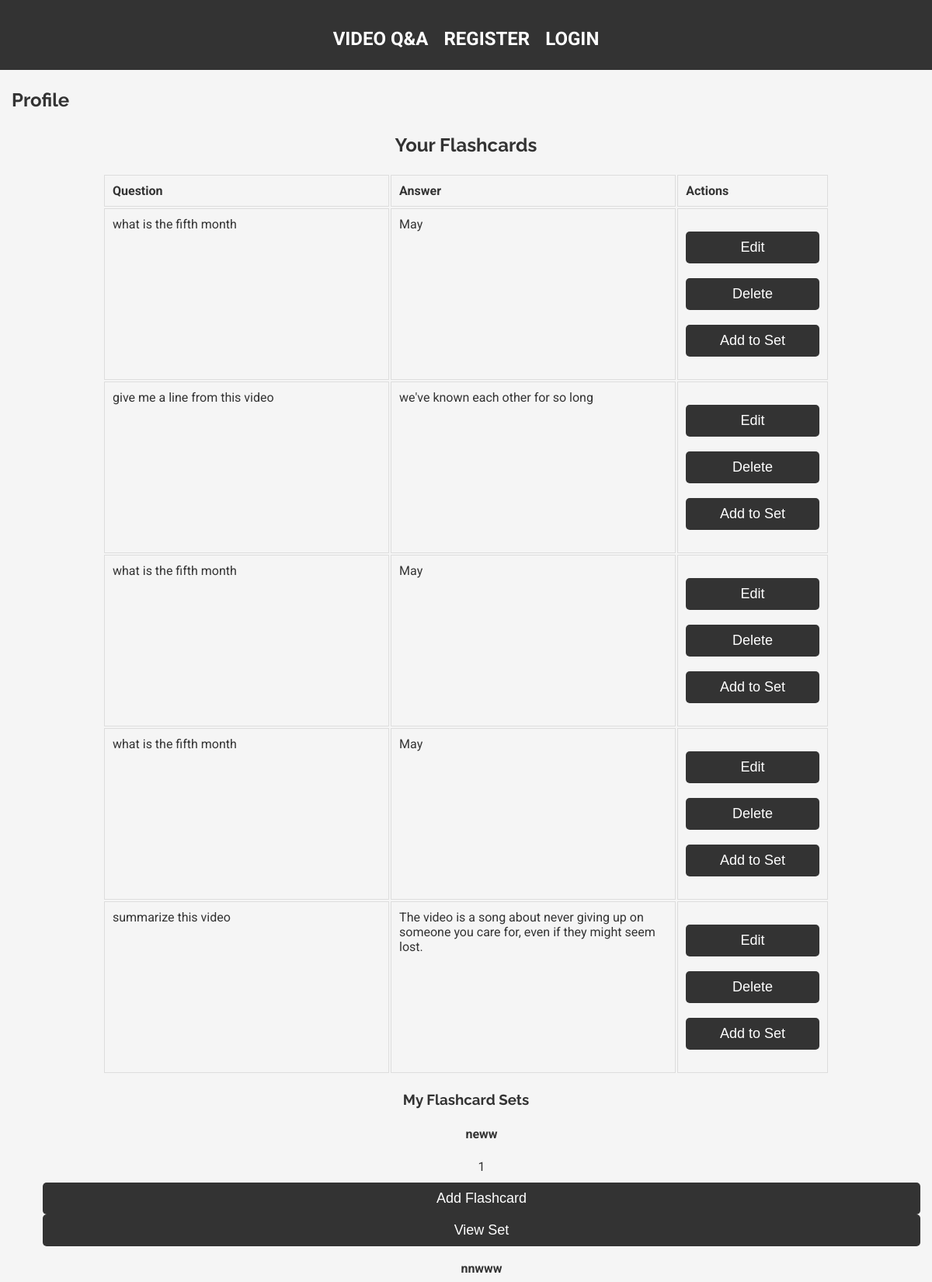
The app's page /profile (signed in, upper part), older data.
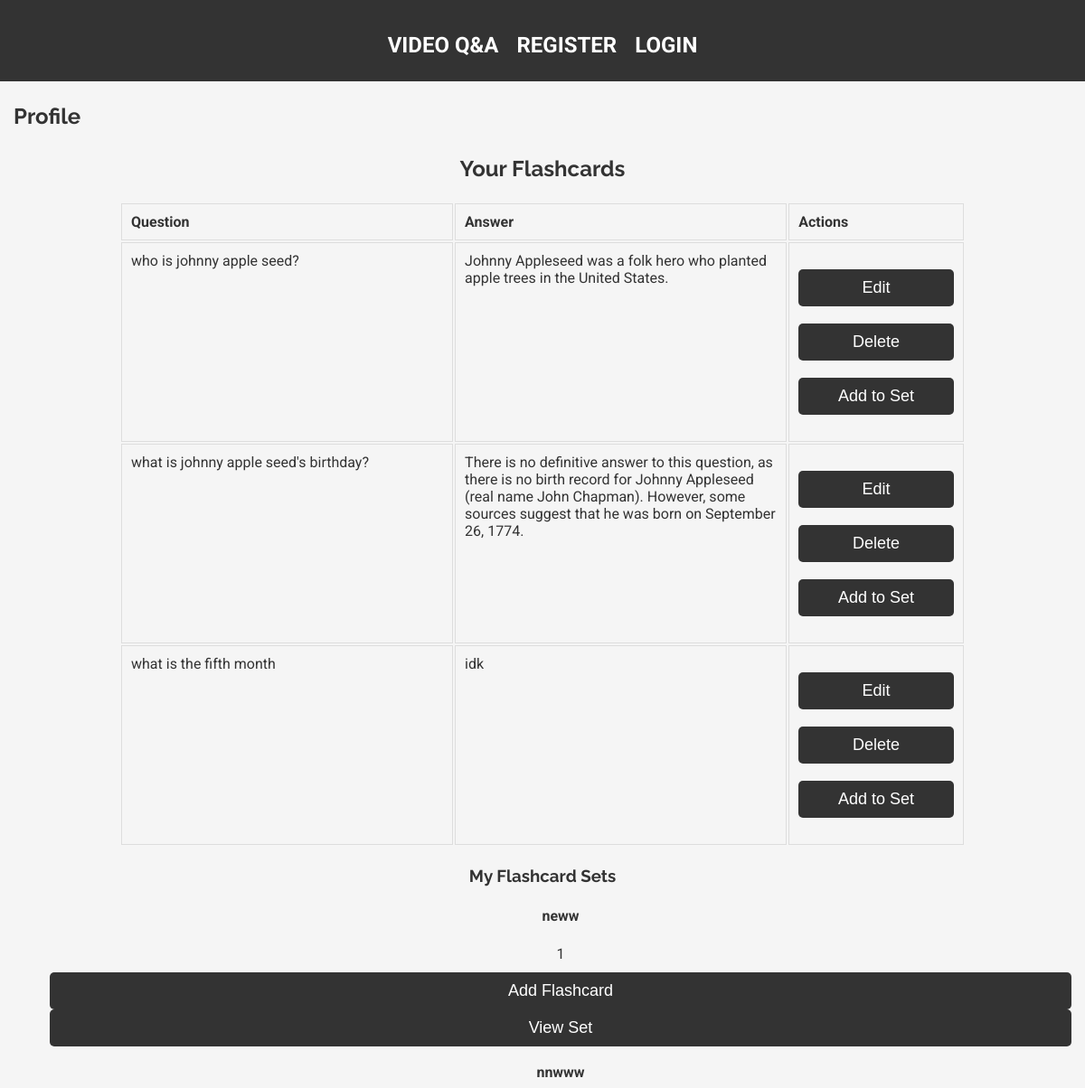
The same page, newer data.
### models.py (models this page shows, shortened)
class Flashcard(db.Model):
    id = db.Column(db.Integer, primary_key=True)
    question = db.Column(db.String(200), nullable=False)
    answer = db.Column(db.String(200), nullable=False)
    user_id = db.Column(db.Integer, db.ForeignKey('user.id'), nullable=False)
    flashcard_set_id = db.Column(db.Integer, db.ForeignKey('flashcard_set.id', name='fk_flashcard_set_id'), nullable=True)  # Added ForeignKey with name

class FlashcardSet(db.Model):
    id = db.Column(db.Integer, primary_key=True)
    title = db.Column(db.String(100), nullable=False)
    description = db.Column(db.String(200))
    user_id = db.Column(db.Integer, db.ForeignKey('user.id'), nullable=False)
    flashcards = db.relationship('Flashcard', backref='flashcard_set', lazy=True)  # Added relationship

### app.py (the view)
@app.route('/profile')
@login_required
def profile():
    flashcards = Flashcard.query.filter_by(user_id=current_user.id).all()
    flashcard_sets = FlashcardSet.query.filter_by(user_id=current_user.id).all()
    return render_template('profile.html', title='Profile', flashcards=flashcards,flashcard_sets=flashcard_sets)

### app.py (called while the page is built)
@login_manager.user_loader
def load_user(user_id):
    return User.query.get(int(user_id))

### Templates/profile.html
{% extends "index.html" %}
{% block content %}
  <h1>{{ title }}</h1>
  <h2 class="section-title">Your Flashcards</h2>
  <table class="flashcards-table">
    <tr>
      <th>Question</th>
      <th>Answer</th>
      <th>Actions</th>
    </tr>
    {% for flashcard in flashcards %}
      <tr>
        <td>{{ flashcard.question }}</td>
        <td>{{ flashcard.answer }}</td>
        <td class="actions">
          <form method="GET" action="{{ url_for('edit_flashcard', flashcard_id=flashcard.id) }}" style="display: inline;">
            <input type="submit" value="Edit" class="btn btn-sm btn-outline-info">
          </form>
          <form method="POST" action="{{ url_for('delete_flashcard', flashcard_id=flashcard.id) }}" style="display: inline;">
            <input type="submit" value="Delete" class="btn btn-sm btn-outline-danger" onclick="return confirm('Are you sure you want to delete this flashcard?');">
          </form>
          <form method="GET" action="{{ url_for('select_set', flashcard_id=flashcard.id) }}" style="display: inline;">
            <input type="submit" value="Add to Set" class="btn btn-sm btn-outline-primary">
          </form>
        </td>
      </tr>
    {% endfor %}
  </table>
  {% if flashcard_sets %}
    <h3 class="section-title">My Flashcard Sets</h3>
    <ul>
        {% for flashcard_set in flashcard_sets %}
        <div class="flashcard-set">
          <p class="set-title"><strong>{{ flashcard_set.title }}</strong></p>
          <p class="set-description">{{ flashcard_set.description }}</p>
                <form method="GET" action="{{ url_for('new_flashcard', set_id=flashcard_set.id) }}" style="display: inline;" class="bottom-buttons no-style-form">
                  <input type="submit" value="Add Flashcard" class="btn btn-sm btn-outline-info">
                </form>
                <form method="GET" action="{{ url_for('flashcard_set', set_id=flashcard_set.id) }}" style="display: inline;" class="bottom-buttons no-style-form">
                  <input type="submit" value="View Set" class="btn btn-sm btn-outline-primary">
                </form>
              </div>
        {% endfor %}
    </ul>
  {% else %}
    <p>No flashcard sets found.</p>
  {% endif %}
{% endblock %}

### Templates/index.html (shortened to what this page needs)
{% extends "base.html" %}

### Templates/base.html (shortened to what this page needs)
<html lang="en">
<head>
    <link rel="stylesheet" href="{{ url_for('static', filename='style.css') }}">
</head>
<body>
    <header class="main-header">
        <div class="container">
            <nav class="nav">
                <a href="{{ url_for('index') }}" class="brand">Video Q&A</a>
                <ul class="nav-list">
                    {% if 'user_id' in session %}
                    <li class="nav-item">
                        <a class="nav-link profile-link" href="{{ url_for('profile') }}">Profile</a>
                    </li>
                    <li class="nav-item">
                        <a href="{{ url_for('logout') }}" class="logout-link">Logout</a>
                    </li>
                    {% else %}
                    <li><a href="{{ url_for('register') }}">Register</a></li>
                    <li><a href="{{ url_for('login') }}">Login</a></li>
                    {% endif %}
                </ul>
            </nav>
        </div>
    </header>
    <section class="content">
        <div class="container">
            {% block content %}{% endblock %}
        </div>
    </section>
</body>
</html>

### static/style.css (style rules this page uses)
body { font-family: 'Roboto', sans-serif; line-height: 1.6; color: #333; margin: 0; padding: 0; background-color: #f5f5f5; }
h1, h2, h3, h4, h5, h6 { font-family: 'Raleway', sans-serif; }
.container { max-width: 1200px; margin: 0 auto; padding: 0 15px; }
.main-header { background-color: #333; height: 80px; padding-top: 10px; display: flex; justify-content: space-between; align-items: center; }
.main-header a { color: #fff; text-decoration: none; text-transform: uppercase; font-size: 24px; font-weight: bold; margin: 0 10px; }
form { background-color: #fff; padding: 30px; border-radius: 10px; box-shadow: 0 5px 15px rgba(0, 0, 0, 0.1); }
input[type='submit'] { display: block; width: 100%; padding: 10px; background-color: #333; border: 0; color: #fff; font-size: 18px; border-radius: 5px; cursor: pointer; }
.content { display: flex; justify-content: center; align-items: center; min-height: calc(100vh - 160px); }
table td { padding: 10px; border: 1px solid #ddd; vertical-align: top; }
table th { padding: 10px; border: 1px solid #ddd; background-color: #f5f5f5; text-align: left; }
.actions { white-space: nowrap; }
.actions form { background-color: transparent; box-shadow: none; }
.actions form, .bottom-buttons form { background-color: transparent; box-shadow: none; }
.no-style-form { background-color: transparent; box-shadow: none; padding: 0; }
.flashcards-table th:nth-child(1) { width: 40%; }
.flashcards-table th:nth-child(2) { width: 40%; }
.flashcards-table th:nth-child(3) { width: 20%; }
.flashcards-table td, .flashcards-table th { overflow-wrap: break-word; word-wrap: break-word; }
.flashcards-table { table-layout: fixed; width: 80%; margin: 0 auto; }
.nav { display: flex; justify-content: space-between; align-items: center; height: 100%; }
.nav-list { display: flex; list-style-type: none; padding: 0; margin: 0; }
.flashcard-set { text-align: center; margin-bottom: 1rem; }
.set-title { margin-bottom: 0.5rem; }
.set-description { margin-bottom: 0.5rem; }
.section-title { text-align: center; margin-bottom: 1rem; }

Row changes from the older to the newer data that the page shows:
removed Flashcard: question "what is the fifth month", answer "May"
removed Flashcard: question "give me a line from this video", answer "we've known each other for so long"
removed Flashcard: question "what is the fifth month", answer "May"
removed Flashcard: question "what is the fifth month", answer "May"
removed Flashcard: question "summarize this video", answer "The video is a song about never giving up on someone you care for, even if they might seem lost."
added Flashcard: question "who is johnny apple seed?", answer "Johnny Appleseed was a folk hero who planted apple trees in the United States."
added Flashcard: question "what is johnny apple seed's birthday?", answer "There is no definitive answer to this question, as there is no birth record for Johnny Appleseed (real name John Chapman). However, some sources suggest that he was born on September 26, 1774."
added Flashcard: question "what is the fifth month", answer "idk"
